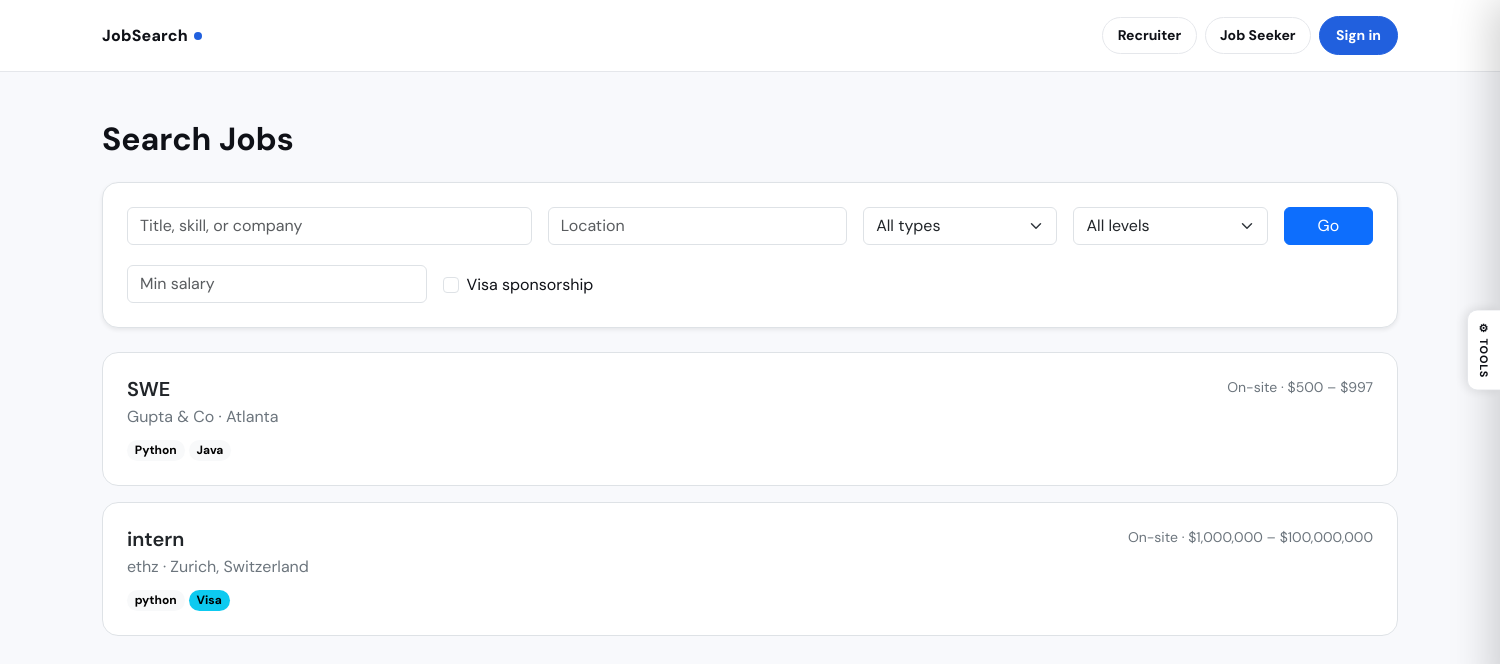
The app's page /jobs/, older data.
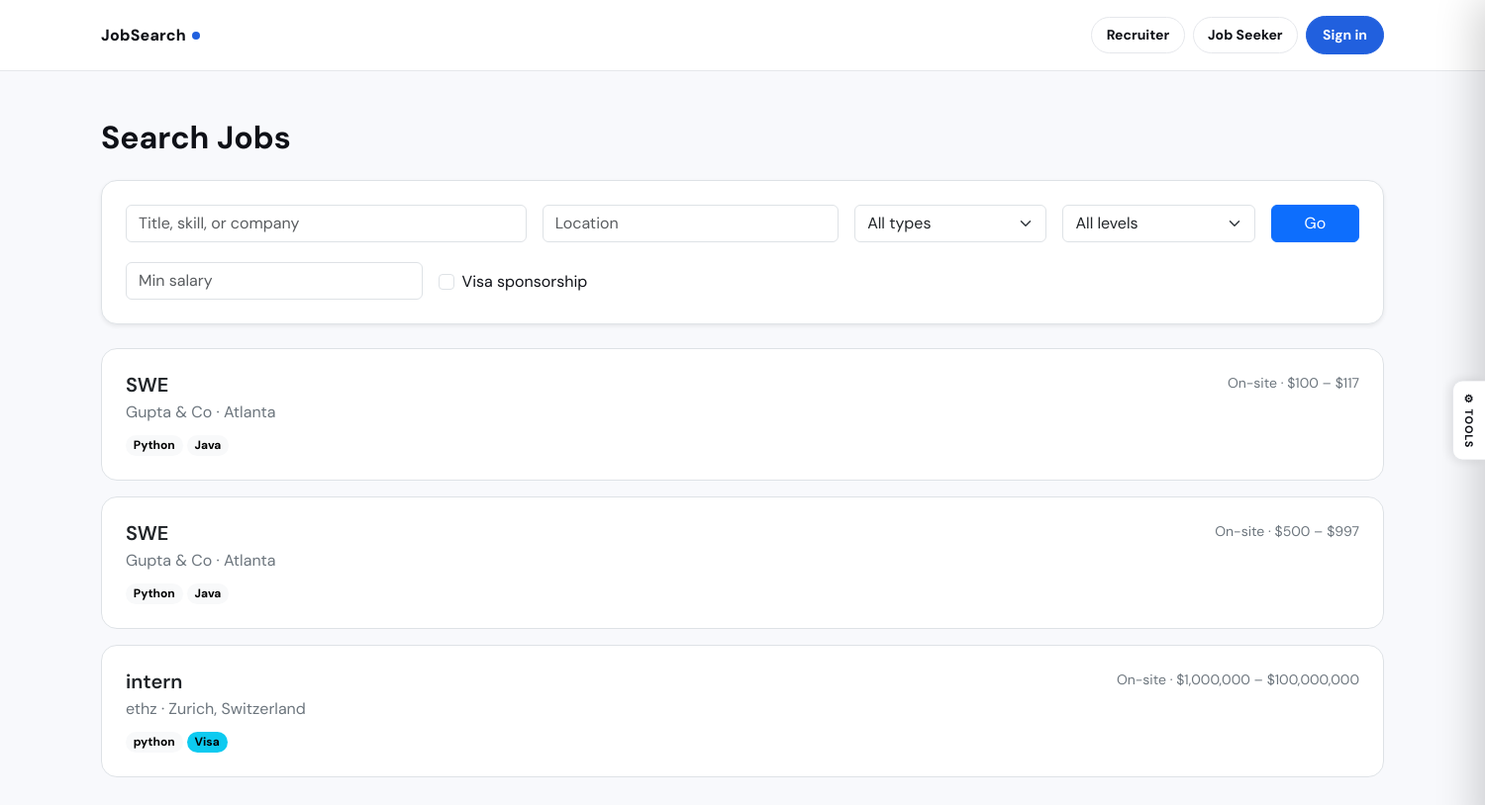
The same page, newer data.
### jobs/models.py (models this page shows, shortened)
class JobPosting(models.Model):
    class JobType(models.TextChoices):
        REMOTE = "remote", "Remote"
        ONSITE = "onsite", "On-site"
        HYBRID = "hybrid", "Hybrid"
    class ExperienceLevel(models.TextChoices):
        ENTRY = "entry", "Entry Level"
        MID = "mid", "Mid Level"
        SENIOR = "senior", "Senior Level"
        INTERN = "intern", "Internship"
    recruiter = models.ForeignKey(
        CustomUser, on_delete=models.CASCADE, related_name="job_postings"
    )
    title = models.CharField(max_length=200)
    company = models.CharField(max_length=200)
    description = models.TextField()
    skills = models.TextField(blank=True, help_text="Comma-separated skills")
    location = models.CharField(max_length=200, blank=True)
    latitude = models.FloatField(null=True, blank=True)
    longitude = models.FloatField(null=True, blank=True)
    job_type = models.CharField(
        max_length=20, choices=JobType.choices, default=JobType.ONSITE
    )
    experience_level = models.CharField(
        max_length=20, choices=ExperienceLevel.choices, default=ExperienceLevel.ENTRY
    )
    salary_min = models.PositiveIntegerField(null=True, blank=True)
    salary_max = models.PositiveIntegerField(null=True, blank=True)
    visa_sponsorship = models.BooleanField(default=False)
    is_active = models.BooleanField(default=True)
    created_at = models.DateTimeField(auto_now_add=True)
    updated_at = models.DateTimeField(auto_now=True)
    class Meta:
        ordering = ["-created_at"]
    def skills_list(self):
        return [s.strip() for s in self.skills.split(",") if s.strip()]
    def salary_display(self):
        if self.salary_min and self.salary_max:
            return f"${self.salary_min:,} – ${self.salary_max:,}"
        elif self.salary_min:
            return f"From ${self.salary_min:,}"
        elif self.salary_max:
            return f"Up to ${self.salary_max:,}"
        return "Not specified"

### jobs/views.py (the view)
# urls.py: path("jobs/", views.job_list, name="job_list"),
def job_list(request):
    jobs = JobPosting.objects.filter(is_active=True)
    q = request.GET.get("q", "").strip()
    location = request.GET.get("location", "").strip()
    job_type = request.GET.get("job_type", "")
    experience = request.GET.get("experience", "")
    visa = request.GET.get("visa", "")
    salary_min = request.GET.get("salary_min", "")
    if q:
        jobs = jobs.filter(Q(title__icontains=q) | Q(skills__icontains=q) | Q(company__icontains=q))
    if location:
        jobs = jobs.filter(location__icontains=location)
    if job_type:
        jobs = jobs.filter(job_type=job_type)
    if experience:
        jobs = jobs.filter(experience_level=experience)
    if visa:
        jobs = jobs.filter(visa_sponsorship=True)
    if salary_min:
        try:
            jobs = jobs.filter(salary_max__gte=int(salary_min))
        except ValueError:
            pass
    return render(request, "jobs/job_list.html", {
        "jobs": jobs, "q": q, "location": location, "job_type": job_type,
        "experience": experience, "visa": visa, "salary_min": salary_min,
        "job_type_choices": JobPosting.JobType.choices,
        "experience_choices": JobPosting.ExperienceLevel.choices,
    })

### jobs/templates/jobs/job_list.html (shortened to what this page needs)
{% extends "jobs/base.html" %}
{% block content %}
<div class="container py-5">
  <h2 class="fw-bold mb-4">Search Jobs</h2>
  <form method="get" class="bg-white p-4 rounded-4 border shadow-sm mb-4">
    <div class="row g-3">
      <div class="col-md-4">
        <input class="form-control" name="q" value="{{ q }}" placeholder="Title, skill, or company">
      </div>
      <div class="col-md-3">
        <input class="form-control" name="location" value="{{ location }}" placeholder="Location">
      </div>
      <div class="col-md-2">
        <select class="form-select" name="job_type">
          <option value="">All types</option>
        </select>
      </div>
      <div class="col-md-2">
        <select class="form-select" name="experience">
          <option value="">All levels</option>
        </select>
      </div>
      <div class="col-md-1 d-grid">
        <button class="btn btn-primary" type="submit">Go</button>
      </div>
    </div>
    <div class="row g-3 mt-1">
      <div class="col-md-3">
        <input class="form-control" name="salary_min" value="{{ salary_min }}" placeholder="Min salary">
      </div>
      <div class="col-md-3">
        <div class="form-check mt-2">
          <input class="form-check-input" type="checkbox" name="visa" value="1" id="visa" {% if visa %}checked{% endif %}>
          <label class="form-check-label" for="visa">Visa sponsorship</label>
        </div>
      </div>
    </div>
  </form>
  {% if jobs %}
    {% for job in jobs %}
    <a href="{% url 'job_detail' job.pk %}" class="text-decoration-none text-dark">
      <div class="bg-white rounded-4 p-4 border card-hover mb-3">
        <div class="d-flex justify-content-between align-items-start">
          <div>
            <h5 class="fw-semibold mb-1">{{ job.title }}</h5>
            <div class="text-secondary">{{ job.company }} · {{ job.location|default:"Location not specified" }}</div>
          </div>
          <div class="text-end text-secondary small">
            {{ job.get_job_type_display }} · {{ job.salary_display }}
          </div>
        </div>
        <div class="mt-2">
          {% for skill in job.skills_list %}
            <span class="badge rounded-pill text-bg-light">{{ skill }}</span>
          {% endfor %}
          {% if job.visa_sponsorship %}
            <span class="badge rounded-pill text-bg-info">Visa</span>
          {% endif %}
        </div>
      </div>
    </a>
    {% endfor %}
  {% else %}
    <p class="text-secondary">No jobs found matching your criteria.</p>
  {% endif %}
</div>
{% endblock %}

### jobs/templates/jobs/base.html (shortened to what this page needs)
<!doctype html>
<html lang="en" data-theme="light">
<head>
  <link href="https://cdn.jsdelivr.net/npm/bootstrap@5.3.3/dist/css/bootstrap.min.css" rel="stylesheet">
</head>
<body{% if milestones and milestones.background %} style="background-image:url('{{ milestones.background }}');background-size:cover;background-attachment:fixed;background-position:center;"{% endif %}>
<nav class="js-nav">
  <div class="container d-flex align-items-center py-3">
    <a class="js-brand" href="{% url 'home' %}">
      JobSearch<span class="js-brand-dot"></span>
    </a>
    <div class="ms-auto d-flex align-items-center gap-2 flex-wrap">
      {% if user.is_authenticated %}
        <a class="btn btn-ghost btn-sm" href="{% url 'inbox' %}">Inbox</a>
        {% if user.is_staff %}
          <a class="btn btn-ghost btn-sm" href="{% url 'admin_user_list' %}" style="border-color:var(--warning);color:var(--warning);">Admin</a>
          <a class="btn btn-ghost btn-sm" href="{% url 'admin_report_list' %}" style="border-color:var(--warning);color:var(--warning);">Reports</a>
        {% endif %}
        <a class="btn btn-ghost btn-sm" href="{% url 'job_map' %}">Map</a>
        {% if user.is_recruiter %}
          <a class="btn btn-ghost btn-sm" href="{% url 'recruiter_dashboard' %}">Dashboard</a>
          <a class="btn btn-ghost btn-sm" href="{% url 'recruiter_candidate_search' %}">Candidates</a>
          <a class="btn btn-ghost btn-sm" href="{% url 'recruiter_profile' %}">Profile</a>
        {% endif %}
        {% if user.is_job_seeker %}
          <a class="btn btn-ghost btn-sm" href="{% url 'my_applications' %}">Applications</a>
          <a class="btn btn-ghost btn-sm" href="{% url 'seeker_profile' %}">Profile</a>
        {% endif %}
        <span class="text-muted small ms-1">{{ user.username }}</span>
        <form method="post" action="{% url 'logout' %}" class="d-inline ms-1">
          {% csrf_token %}
          <button class="btn btn-ghost btn-sm" type="submit"
                  style="color:var(--danger);border-color:rgba(220,38,38,.35);">Log out</button>
        </form>
      {% else %}
        <a class="btn btn-ghost btn-sm" href="{% url 'register_recruiter' %}">Recruiter</a>
        <a class="btn btn-ghost btn-sm" href="{% url 'register_seeker' %}">Job Seeker</a>
        <a class="btn btn-brand btn-sm" href="{% url 'login' %}">Sign in</a>
      {% endif %}
    </div>
  </div>
</nav>
{% block content %}{% endblock %}
<div id="themePanel">
  <button id="themeToggleBtn" onclick="togglePanel()" title="Tools" aria-label="Open tools panel">
    ⚙ Tools
  </button>
</div>
</body>
</html>

### jobs/templates/jobs/base.html (style rules this page uses)
:root { --brand-h: 220; --brand-s: 74%; --brand-l: 50%; --brand: hsl(var(--brand-h), var(--brand-s), var(--brand-l)); --brand-light: hsl(var(--brand-h), var(--brand-s), 94%); --brand-dark: hsl(var(--brand-h), var(--brand-s), 34%); --surface: #f8f9fc; --card: #ffffff; --border: #e5e7eb; --text: #1f2937; --text-muted: #6b7280; --nav-bg: rgba(255,255,255,.92); --success: #059669; --danger: #dc2626; --warning: #d97706; --info: #0891b2; --shadow-sm: 0 1px 2px rgba(0,0,0,.05); --shadow-md: 0 8px 24px rgba(17,24,39,.08); --page-transition: .22s ease; }
*, *::before, *::after { box-sizing: border-box; }
body { font-family: "DM Sans", system-ui, -apple-system, Segoe UI, sans-serif; background: var(--surface); color: var(--text); transition: background var(--page-transition), color var(--page-transition); }
body { animation: pageIn .3s ease both; }
.js-nav { background: var(--nav-bg); backdrop-filter: blur(12px); -webkit-backdrop-filter: blur(12px); border-bottom: 1px solid var(--border); position: sticky; top: 0; z-index: 200; transition: background var(--page-transition), border-color var(--page-transition); }
.js-brand { text-decoration: none; font-weight: 800; color: var(--text); letter-spacing: .2px; transition: color var(--page-transition); }
.js-brand-dot { display: inline-block; width: 8px; height: 8px; background: var(--brand); border-radius: 999px; margin-left: 6px; transform: translateY(-1px); transition: background var(--page-transition); }
.btn-brand { background: var(--brand); color: white !important; border: 1px solid var(--brand); border-radius: 999px; font-weight: 700; padding: .5rem 1rem; transition: background .15s, border-color .15s, transform .1s; }
.btn-ghost { background: var(--card); border: 1px solid var(--border); border-radius: 999px; font-weight: 700; color: var(--text) !important; padding: .45rem .9rem; transition: border-color .15s, background .15s, color var(--page-transition); }
#themePanel { position: fixed; right: 0; top: 50%; transform: translateY(-50%); z-index: 100000; }
#themeToggleBtn { writing-mode: vertical-rl; text-orientation: mixed; padding: .7rem .5rem; border-radius: 10px 0 0 10px; background: var(--card); border: 1.5px solid var(--border); border-right: none; box-shadow: -3px 0 12px rgba(0,0,0,.1); cursor: pointer; font-size: .68rem; font-weight: 800; color: var(--text); letter-spacing: .07em; text-transform: uppercase; display: flex; align-items: center; gap: 5px; transition: background .15s, color .15s; }

Row changes from the older to the newer data that the page shows:
added JobPosting: title "SWE", company "Gupta & Co", location "Atlanta", job_type "On-site", salary_display "$100 – $117", skills_list "Python" "Java"
